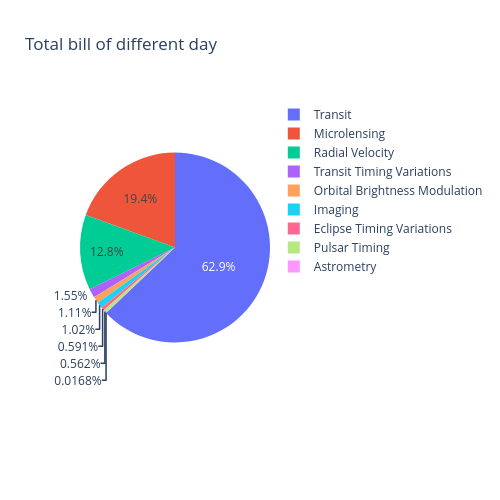

Notebook code cell kept with this figure:
### Markdown cell above
### 圓餅圖
- 請根據以下資料點，繪製圓餅圖

### Code cell
import plotly.express as px

# 生成資料點
planets = sns.load_dataset("planets")

fig = px.pie(planets, values='distance', names='method', title='Total bill of different day', height=500, width=500)
fig.show()

### Figure 1 — Plotly figure (JSON) as saved in the notebook; plotly's stock layout.template omitted (floating-point values rounded to 4 significant figures; data arrays with more than 128 entries replaced by an {"elided": "..."} marker saying what was removed)
{"data": [{"domain": {"x": [0, 1], "y": [0, 1]}, "hovertemplate": "method=%{label}<br>distance=%{value}<extra></extra>", "labels": {"elided": "1035 str values"}, "legendgroup": "", "name": "", "showlegend": true, "type": "pie", "values": {"elided": "1035 float values"}}], "layout": {"height": 500, "legend": {"tracegroupgap": 0}, "title": {"text": "Total bill of different day"}, "width": 500}}
